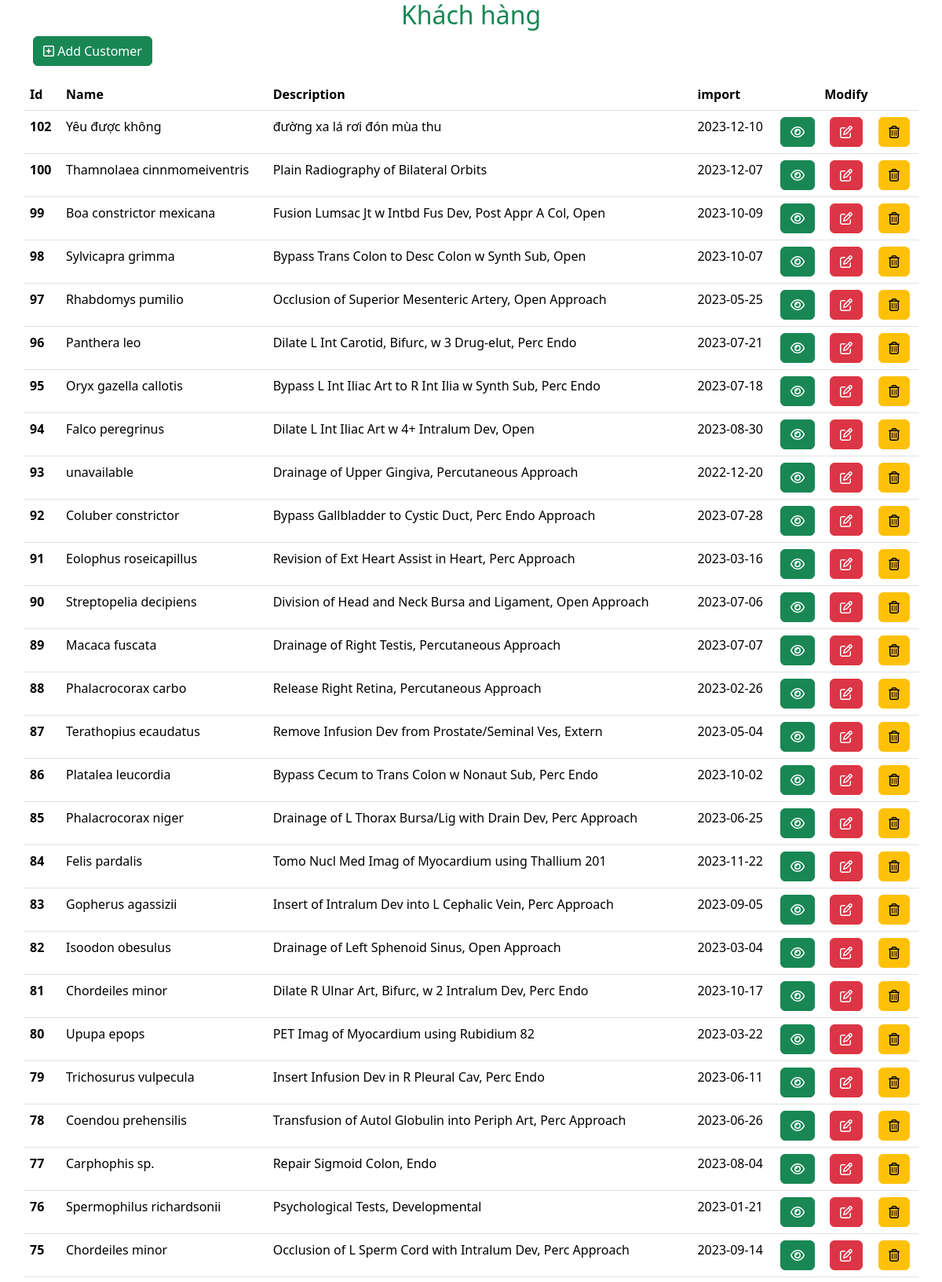
The page / (upper part) on the database its author committed.
### tables this page shows
CREATE TABLE `khach_hang` (
  `id` int(11) NOT NULL,
  `name` varchar(50) NOT NULL,
  `describes` text NOT NULL,
  `import` date DEFAULT NULL
);

### controllers/CustomerController.php (called while the page is built, shortened)
<?php
require_once ROOT.'/models/Customer.php';
class CustomerController{
    private $customer = null;
    function __construct()
    {
        $this->db = new Database();
        $this->customer = new Customer($this->db);
    }
    function index(){
        $arr = $this->customer->all();
        include 'views/index.php';
    }
}

### config/Database.php (called while the page is built)
<?php
    class Database{
        private $host = "localhost";
        private $db_user = "root";
        private $db_pass = "";
        private $db_name = "practice_mvc_01";
        public function getConn(){
            try{
                $conn = new PDO("mysql:host=$this->host;dbname=$this->db_name", $this->db_user, $this->db_pass);
                return $conn;
            }catch(PDOException $e){
                return null;
            }
        }
    }
?>

### models/Customer.php (called while the page is built, shortened)
<?php
class Customer{
    private $id;
    private $name;
    private $describes;
    private $import;
    private $conn = null;
    public function __construct($db)
    {
        if($db != null){
            $this->conn = $db->getConn();
        }
    }
    function all(){
        $arrRes = [];
        $stmt = $this->conn->prepare("select * from khach_hang order by id desc");
        $stmt->execute();
        $arr = $stmt->fetchAll();
        if($stmt->rowCount())
        foreach($arr as $obj){
            $customer = new Customer(new Database());
            $customer->setData($obj['id'], $obj['name'], $obj['describes'], $obj['import']);
            $arrRes[] = $customer;
        }
        return $arrRes;
    }
    public function setData($id, $name, $describes, $import){
        $this->id = $id;
        $this->name = $name;
        $this->describes = $describes;
        $this->import = $import;
    }
    function getName(){
        return $this->name;
    }
    function getDescribes(){
        return $this->describes;
    }
    function getId(){
        return $this->id;
    }
    function getImport(){
        return $this->import;
    }
}

### views/index.php (the view, shortened to what this page needs)
<!DOCTYPE html>
<html lang="en">
<head>
    <link rel="stylesheet" href="../asset/bootstrap-5.3.2/css/bootstrap.min.css">
    <link rel="stylesheet" href="../asset/fontawesome/css/all.min.css">
</head>
<body>
    <h2 class="text-center text-success">Khách hàng</h2>
    <div class="container">
        <a href="?action=create">
            <button class="btn btn-success mb-3"><i class="fa-regular fa-square-plus"></i> Add Customer</button>
        </a>
        <div class="row">
        <table class="table">
        <thead>
            <tr>
            <th scope="col">Id</th>
            <th scope="col">Name</th>
            <th scope="col">Description</th>
            <th scope="col">import</th>
            <th scope="col" class="text-center" colspan="3">Modify</th>
            </tr>
        </thead>
        <tbody>
                <?php foreach($arr as $obj):?>
                    <tr>
                        <th scope="row"><?=$obj->getId()?></th>
                        <td><?=$obj->getName()?></td>
                        <td><?=$obj->getDescribes()?></td>
                        <td><?=$obj->getImport()?></td>
                        <td ><a class="btn btn-success" href="?controller=customer&action=show&id=<?=$obj->getId()?>"><i class="fa-regular fa-eye"></i></a></td>
                        <td ><a class="btn btn-danger" href="?controller=customer&action=edit&id=<?=$obj->getId()?>"><i class="fa-regular fa-pen-to-square"></i></a></td>
                        <td ><a class="btn btn-warning" href="?controller=customer&action=delete&id=<?=$obj->getId()?>"><i class="fa-regular fa-trash-can"></i></a></td>
                    </tr>
                <?php endforeach;?>
        </tbody>
    </table>
        </div>
    </div>
</body>
</html>

### index.php (shortened to what this page needs)
<?php
require_once 'config/Database.php';
$controller = isset($_GET['controller']) ? $_GET['controller'] : 'customer';
$action = isset($_GET['action']) ? $_GET['action'] : 'index';
$controllerClass = ucfirst($controller) . 'Controller';
$controllerFile = "controllers/$controllerClass.php";
if (file_exists($controllerFile)) {
    $controllerInstance = new $controllerClass();
    $controllerInstance->$action();
} else {
    echo "Controller not found.";
}
?>

### rows shown on the page
khach_hang: id "102", name "Yêu được không", describes "đường xa lá rơi đón mùa thu", import "2023-12-10"
khach_hang: id "100", name "Thamnolaea cinnmomeiventris", describes "Plain Radiography of Bilateral Orbits", import "2023-12-07"
khach_hang: id "99", name "Boa constrictor mexicana", describes "Fusion Lumsac Jt w Intbd Fus Dev, Post Appr A Col, Open", import "2023-10-09"
khach_hang: id "98", name "Sylvicapra grimma", describes "Bypass Trans Colon to Desc Colon w Synth Sub, Open", import "2023-10-07"
khach_hang: id "97", name "Rhabdomys pumilio", describes "Occlusion of Superior Mesenteric Artery, Open Approach", import "2023-05-25"
khach_hang: id "96", name "Panthera leo", describes "Dilate L Int Carotid, Bifurc, w 3 Drug-elut, Perc Endo", import "2023-07-21"
khach_hang: id "95", name "Oryx gazella callotis", describes "Bypass L Int Iliac Art to R Int Ilia w Synth Sub, Perc Endo", import "2023-07-18"
khach_hang: id "94", name "Falco peregrinus", describes "Dilate L Int Iliac Art w 4+ Intralum Dev, Open", import "2023-08-30"
khach_hang: id "93", name "unavailable", describes "Drainage of Upper Gingiva, Percutaneous Approach", import "2022-12-20"
khach_hang: id "92", name "Coluber constrictor", describes "Bypass Gallbladder to Cystic Duct, Perc Endo Approach", import "2023-07-28"
khach_hang: id "91", name "Eolophus roseicapillus", describes "Revision of Ext Heart Assist in Heart, Perc Approach", import "2023-03-16"
khach_hang: id "90", name "Streptopelia decipiens", describes "Division of Head and Neck Bursa and Ligament, Open Approach", import "2023-07-06"
khach_hang: id "89", name "Macaca fuscata", describes "Drainage of Right Testis, Percutaneous Approach", import "2023-07-07"
khach_hang: id "88", name "Phalacrocorax carbo", describes "Release Right Retina, Percutaneous Approach", import "2023-02-26"
khach_hang: id "87", name "Terathopius ecaudatus", describes "Remove Infusion Dev from Prostate/Seminal Ves, Extern", import "2023-05-04"
khach_hang: id "86", name "Platalea leucordia", describes "Bypass Cecum to Trans Colon w Nonaut Sub, Perc Endo", import "2023-10-02"
khach_hang: id "85", name "Phalacrocorax niger", describes "Drainage of L Thorax Bursa/Lig with Drain Dev, Perc Approach", import "2023-06-25"
khach_hang: id "84", name "Felis pardalis", describes "Tomo Nucl Med Imag of Myocardium using Thallium 201", import "2023-11-22"
khach_hang: id "83", name "Gopherus agassizii", describes "Insert of Intralum Dev into L Cephalic Vein, Perc Approach", import "2023-09-05"
khach_hang: id "82", name "Isoodon obesulus", describes "Drainage of Left Sphenoid Sinus, Open Approach", import "2023-03-04"
khach_hang: id "81", name "Chordeiles minor", describes "Dilate R Ulnar Art, Bifurc, w 2 Intralum Dev, Perc Endo", import "2023-10-17"
khach_hang: id "80", name "Upupa epops", describes "PET Imag of Myocardium using Rubidium 82", import "2023-03-22"
khach_hang: id "79", name "Trichosurus vulpecula", describes "Insert Infusion Dev in R Pleural Cav, Perc Endo", import "2023-06-11"
khach_hang: id "78", name "Coendou prehensilis", describes "Transfusion of Autol Globulin into Periph Art, Perc Approach", import "2023-06-26"
khach_hang: id "77", name "Carphophis sp.", describes "Repair Sigmoid Colon, Endo", import "2023-08-04"
khach_hang: id "76", name "Spermophilus richardsonii", describes "Psychological Tests, Developmental", import "2023-01-21"
khach_hang: id "75", name "Chordeiles minor", describes "Occlusion of L Sperm Cord with Intralum Dev, Perc Approach", import "2023-09-14"
